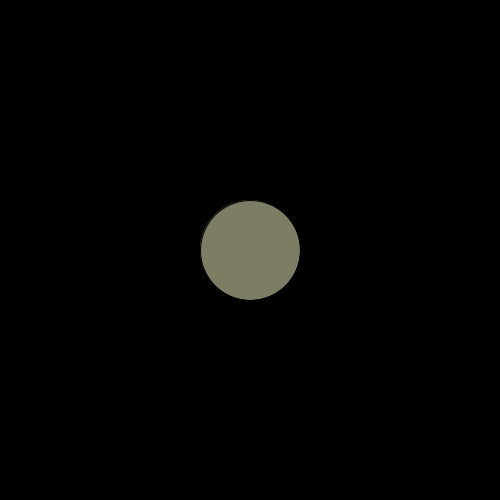
Frame 1 (no input)
Frame 60 (the mouse pressed at the canvas centre just before this capture): identical to frame 1, image omitted
Frame 120 (the mouse held since frame 60 and released just before this capture): identical to frame 1, image omitted

The Processing sketch that drew this single still picture (run headless with seeded random() and noise(); from frame 60 on, the mouse is pressed at the canvas centre):

// Processing sketch: processing_152346
// ── processing_152346.pde

float x,y;
float speed = 1;
PVector vm, ve, vgo; 

void setup() {
  size(500,500);
  frameRate(60);
  background(0,0,0);
  ellipseMode(CENTER);
  vm = new PVector(250,250);
  ve = new PVector(250,250);
  vgo = new PVector(250,250);
}

void draw() {
    vgo = PVector.sub(vm,ve); //calculate the vector between ellipse and mouse
    vgo.normalize();  //sets the vector length to 1
    vgo.mult(speed);  //sets the vector length to "speed"
    ve.add(vgo);      //add the movement vector to the ellipse position
    fill(ve.x/2, ve.y/2, 100);  //draw ellipse
    background(0,0,0);
    ellipse(ve.x, ve.y, 100, 100);
}

void mousePressed() {
  vm = new PVector (mouseX, mouseY);
}  
 
